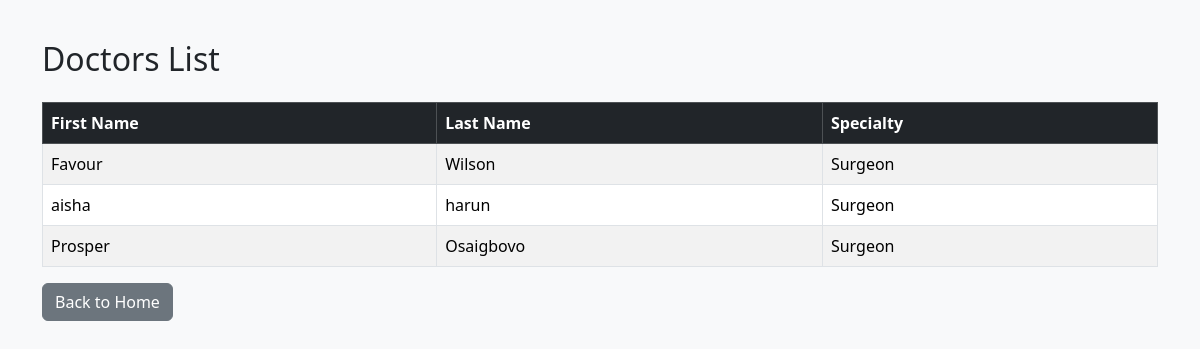
The app's page /doctors/ with its own data.
### hospital_app/models.py (models this page shows, shortened)
class Doctor(models.Model):
    first_name = models.CharField(max_length=100)
    last_name = models.CharField(max_length=100)
    specialty = models.CharField(max_length=100)
    phone = models.CharField(max_length=20)
    email = models.EmailField(unique=True)

### hospital_app/views.py (the view)
# urls.py: path('doctors/', views.doctor_list, name='doctor_list'),
def doctor_list(request):
    doctors = Doctor.objects.all()
    return render(request, 'doctors.html', {'doctors': doctors})

### hospital_app/templates/doctors.html
{% extends 'base.html' %}
{% block content %}
<h2 class="mb-4">Doctors List</h2>
<table class="table table-striped table-bordered">
    <thead class="table-dark">
        <tr>
            <th>First Name</th>
            <th>Last Name</th>
            <th>Specialty</th>
        </tr>
    </thead>
    <tbody>
        {% for doctor in doctors %}
        <tr>
            <td>{{ doctor.first_name }}</td>
            <td>{{ doctor.last_name }}</td>
            <td>{{ doctor.specialty }}</td>
        </tr>
        {% empty %}
        <tr>
            <td colspan="3">No doctors available</td>
        </tr>
        {% endfor %}
    </tbody>
</table>
<a href="/" class="btn btn-secondary">Back to Home</a>
{% endblock %}

### hospital_app/templates/base.html (style rules this page uses)
body { background: #f8f9fa; }

### records on screen
Doctor: first_name "Favour", last_name "Wilson", specialty "Surgeon"
Doctor: first_name "aisha", last_name "harun", specialty "Surgeon"
Doctor: first_name "Prosper", last_name "Osaigbovo", specialty "Surgeon"
